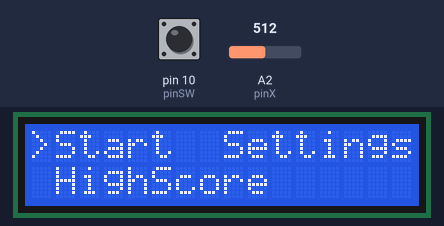
Simulated run of this sketch. Board: Arduino Uno, built with avr-gcc and run on an emulated ATmega328P. Parts: 16×2 character LCD. Inputs (shaded band) come from the test bench; at power-on: pin 10 (pinSW) HIGH, A2 (pinX) = 512. What the sketch prints to the serial monitor is not drawn.

Above: at 1.2 s.
1.3 s: pin 10 (pinSW) pulled LOW for 0.15 s
At 2.5 s:
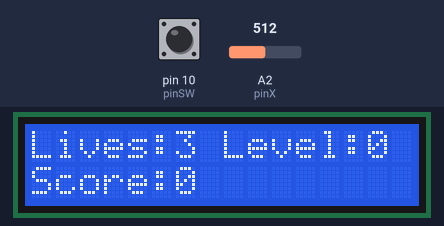
4.4 s: pin 10 (pinSW) pulled LOW for 1 s
At 6.4 s:
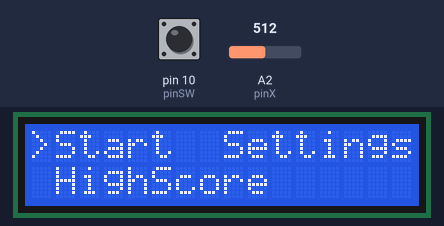
6.9 s: A2 (pinX) set to 584
8.4 s: A2 (pinX) set to 611
At 8.9 s:
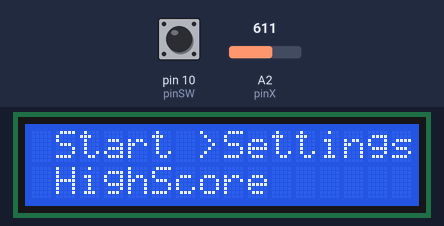
9.9 s: pin 10 (pinSW) pulled LOW for 0.15 s
At 11.3 s:
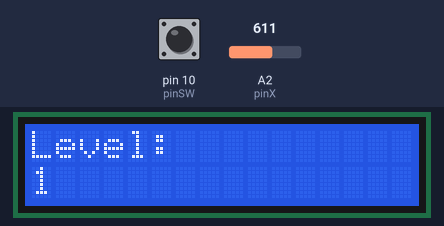
Timing chart, 0 to 10.8 s (numbered marks = the images above; inputs shaded):
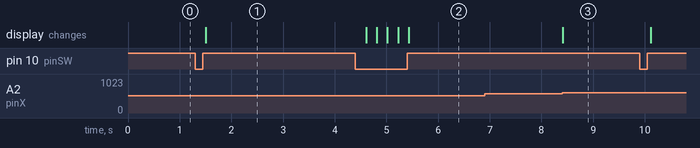

The sketch:

MenuLCD.ino
```cpp
#include <LiquidCrystal.h>
const int RS = 12;
const int enable = 11;
const int d4 = 5;
const int d5 = 4;
const int d6 = 3;
const int d7 = 2;

LiquidCrystal lcd(RS, enable, d4, d5, d6, d7);

const int pinSW = 10;
const int pinX = A2;
const int pinY = A1;

int switchValue;
int xValue = 0;
int yValue = 0;

const int maxThreshold = 600;
const int minThreshold = 400;

int cursorValue = 0;

int okx = 0;
int oky = 0;
int ok = 0;

int hs = 0;
int score = 0;
int highscore = 0;

int congrats = 0;

int set = 0;
int startingLevelValue = 0;
int level = 0;
int count = 0;
unsigned long startTime = 0;

void setup() {
  // put your setup code here, to run once:
  lcd.begin(16, 2);

  pinMode(pinSW, INPUT_PULLUP);

  Serial.begin(9600);

  lcd.setCursor(0, 0);
  lcd.print(" Start");

  lcd.setCursor(0, 1);
  lcd.print("HighScore");

  lcd.setCursor(8, 0);
  lcd.print("Settings");
}

void loop() {
    switchValue = digitalRead(pinSW);
    if(switchValue == LOW)
    {
      delay(200);
      count++;
      lcd.clear();
      startTime = millis();
      level = startingLevelValue;
      congrats = 0;
      hs = 0;
      set = 0;
    }

    if(count % 2 == 0)
    {
      xValue = analogRead(pinX);

      if (xValue > maxThreshold && okx == 0)
    {
        cursorValue++;
        if (cursorValue > 2)
          cursorValue = 0;
        okx = 1;
    }
       if (xValue < minThreshold && okx == 0)
    {
        cursorValue--;
        if (cursorValue < 0)
          cursorValue = 2;
        okx = 1;
    }
      if (xValue < maxThreshold && xValue > minThreshold)
    {
        okx = 0;
    }

    lcd.setCursor(0, 0);
    if (cursorValue == 0)
      lcd.print(">Start");
    else
      lcd.print(" Start");

    lcd.setCursor(7, 0);
    if (cursorValue == 1)
      lcd.print(">Settings");
    else
      lcd.print(" Settings");

    lcd.setCursor(0, 1);
    if (cursorValue == 2)
      lcd.print(">HighScore");
    else
      lcd.print(" HighScore");
  }

  else if(count %2 ==1)
  {
      if(cursorValue == 0)
      {
        if(millis() - startTime >= 5000 && millis() - startTime <= 5007)
          level++;
        if(millis() - startTime >= 10000 && millis() - startTime <= 10005)
        {
          lcd.clear();
          congrats = 1;
        }
        if(congrats)
        {
          lcd.setCursor(0, 0);
          lcd.print("Congrats");
        }
        else
        {
        lcd.setCursor(0, 0);
        lcd.print("Lives:3");

        lcd.setCursor(0, 1);
        lcd.print("Score:");
        lcd.setCursor(6, 1);
        lcd.print(level * 3);

        lcd.setCursor(8, 0);
        lcd.print("Level:");
        lcd.setCursor(14, 0);
        lcd.print(level);
        }
        score = level * 3;
      }
   else if (cursorValue == 2)
  {

    if(hs == 0)
    {
      if(score > highscore)
      highscore = score;
      lcd.clear();
      hs = 1;
    }
    lcd.setCursor(0, 0);
    lcd.print("HighScore:");
    lcd.setCursor(10, 0);
    lcd.print(highscore);
  }

  else if (cursorValue == 1)
  {
    if(set == 0)
    {
      lcd.clear();
      set = 1;
    }
    xValue = analogRead(pinX);
    if (xValue > maxThreshold && ok == 0)
    {
        startingLevelValue ++;
        ok = 1;
    }
       if (xValue < minThreshold && ok == 0)
    {
        if(startingLevelValue > 0)
        startingLevelValue --;
        ok = 1;
    }
      if (xValue < maxThreshold && xValue > minThreshold)
    {
        ok = 0;
    }

    lcd.setCursor(0, 0);
    lcd.print("Level:");
    lcd.setCursor(0, 1);
    lcd.print(startingLevelValue);
  }
  }
  Serial.println(count);

}
```

Measured:
- the behaviour switches between 600 and 601 on A2 (pinX) (found by bisection; images 2 and 3)
- after the input at 1.3 s, the display: changes after 0.21 s (image 1)
- after the input at 4.4 s, the display: changes after 0.21 s (image 2)
- after the input at 8.4 s, the display: changes at once (image 3)
